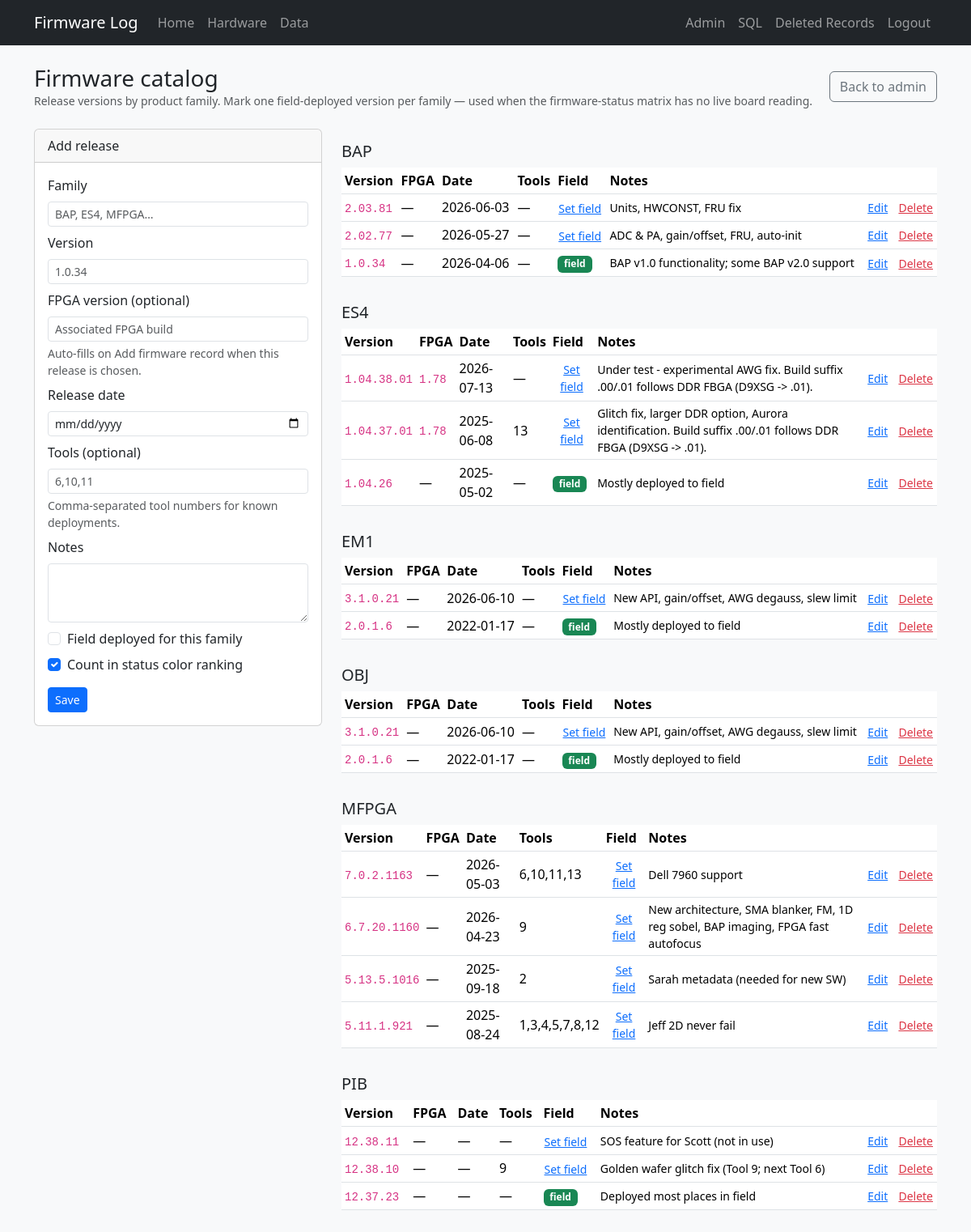
Page /admin/firmware-catalog (signed in) on the earlier database version.
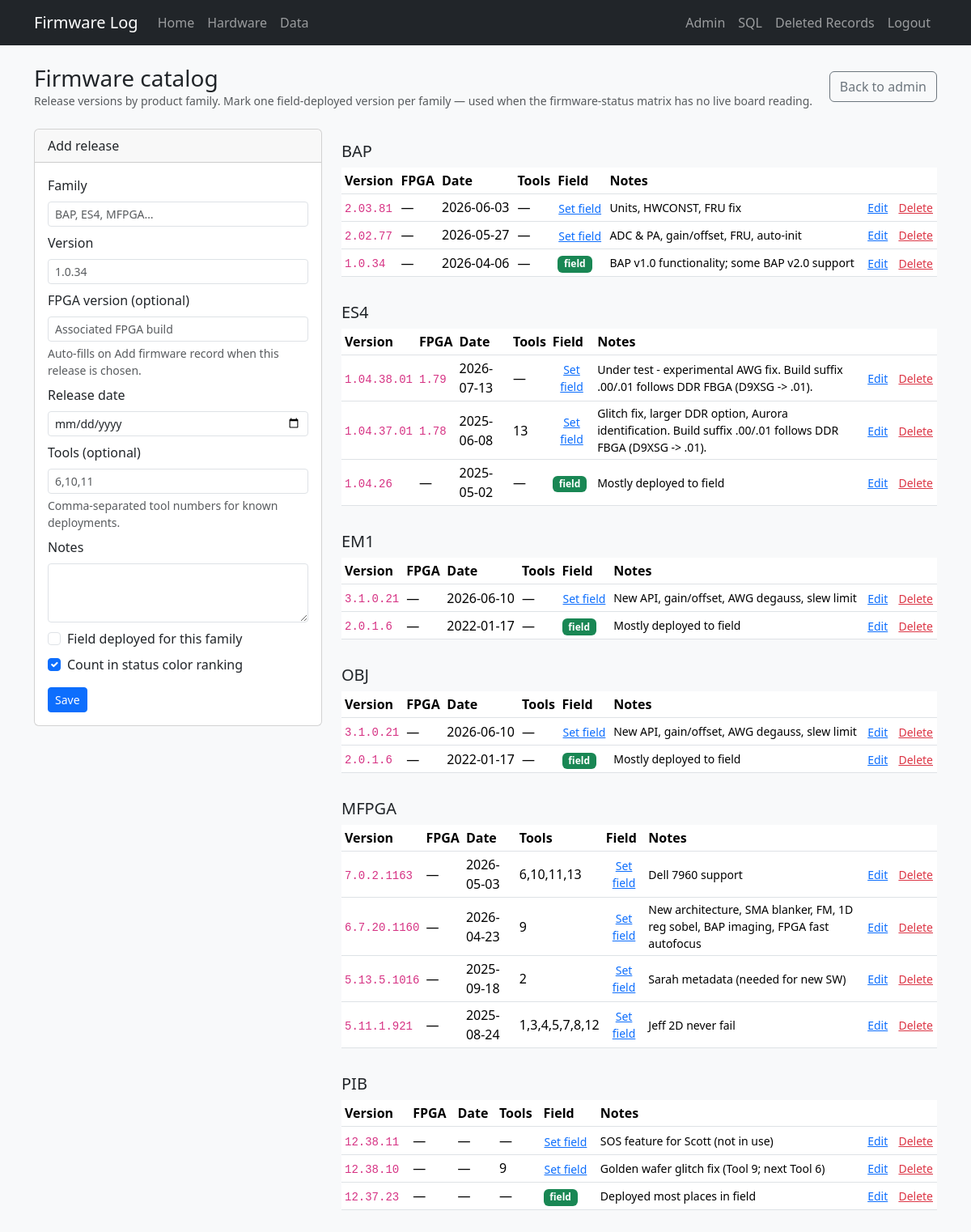
Same page on the later database version.
### tables this page shows
CREATE TABLE "firmware_catalog" (
            catalog_id        INTEGER PRIMARY KEY AUTOINCREMENT,
            family            TEXT NOT NULL,
            version           TEXT NOT NULL,
            release_date      TEXT,
            notes             TEXT,
            is_field_deployed INTEGER NOT NULL DEFAULT 0,
            tools             TEXT, in_status_ranking INTEGER NOT NULL DEFAULT 1, fpga TEXT,
            UNIQUE(family, version)
        );

### app.py (the view)
@app.route("/admin/firmware-catalog", methods=["GET"])
@login_required
def admin_firmware_catalog():
    from collections import OrderedDict
    edit_id = request.args.get("edit", type=int)
    entry = db.get_firmware_catalog_entry(edit_id) if edit_id else None
    catalog = db.list_firmware_catalog()
    catalog_by_family = OrderedDict()
    for family in db.list_firmware_families():
        catalog_by_family[family] = []
    for row in catalog:
        catalog_by_family.setdefault(row["family"], []).append(row)
    catalog_by_family = OrderedDict(
        (family, rows) for family, rows in catalog_by_family.items() if rows
    )
    families = db.list_firmware_families()
    return render_template(
        "admin/firmware_catalog.html",
        catalog=catalog,
        catalog_by_family=catalog_by_family.items(),
        entry=entry,
        families=families,
    )

### app.py (called while the page is built)
def login_required(view):
    @wraps(view)
    def wrapped(*args, **kwargs):
        if not session.get("admin"):
            flash("Admin login required.", "warning")
            return redirect(url_for("admin_login", next=request.url))
        return view(*args, **kwargs)
    return wrapped

### db.py (called while the page is built, shortened)
def dict_row(cursor, row):
    return {col[0]: row[i] for i, col in enumerate(cursor.description)}

@contextmanager
def get_db():
    conn = sqlite3.connect(DATABASE)
    conn.row_factory = dict_row
    try:
        yield conn
    finally:
        conn.close()

def fetch_all(query, params=()):
    with get_db() as conn:
        return conn.execute(query, params).fetchall()

def firmware_version_key(version):
    if version is None:
        return ()
    text = str(version).strip()
    if not text or text.lower() == "field deployed":
        return ()
    parts = []
    for segment in re.split(r"[.\s_\-]+", text):
        if not segment:
            continue
        if segment.isdigit():
            parts.append((0, int(segment), ""))
            continue
    return tuple(parts)

### templates/admin/firmware_catalog.html (shortened to what the changed rows need)
{% extends "base.html" %}
{% block content %}
<div class="d-flex flex-wrap justify-content-between align-items-center gap-2 mb-4">
  <div>
    <h1 class="h3 mb-0">Firmware catalog</h1>
  </div>
</div>
<div class="row g-4">
  <div class="col-lg-8">
    {% for family, rows in catalog_by_family %}
      <h2 class="h5 mt-3">{{ family }}</h2>
      <div class="table-responsive">
        <table class="table table-sm align-middle">
          <thead>
            <tr>
              <th>Version</th>
              <th>FPGA</th>
              <th>Date</th>
              <th>Tools</th>
              <th>Field</th>
              <th>Notes</th>
              <th></th>
            </tr>
          </thead>
          <tbody>
            {% for row in rows %}
            <tr>
              <td><code>{{ row.version }}</code></td>
              <td>{% if row.fpga %}<code>{{ row.fpga }}</code>{% else %}—{% endif %}</td>
              <td>{{ row.release_date or '—' }}</td>
              <td>{{ row.tools or '—' }}</td>
              <td>
                {% if row.is_field_deployed %}
                <span class="badge text-bg-success">field</span>
                {% else %}
                <form method="post" action="{{ url_for('admin_firmware_catalog_set_field', catalog_id=row.catalog_id) }}" class="d-inline">
                  <button type="submit" class="btn btn-link btn-sm p-0">Set field</button>
                </form>
                {% endif %}
              </td>
              <td class="small">{{ row.notes or '—' }}</td>
              <td class="text-end text-nowrap">
                <a class="small me-2" href="{{ url_for('admin_firmware_catalog', edit=row.catalog_id) }}">Edit</a>
                <form method="post" action="{{ url_for('admin_firmware_catalog_delete', catalog_id=row.catalog_id) }}" class="d-inline"
                      onsubmit="return confirm('Delete {{ row.family }} {{ row.version }}?')">
                  <button type="submit" class="btn btn-link btn-sm text-danger p-0 align-baseline">Delete</button>
                </form>
              </td>
            </tr>
            {% endfor %}
          </tbody>
        </table>
      </div>
    {% endfor %}
  </div>
</div>
{% endblock %}

Differences in the rows shown:
changed firmware_catalog (number 4 of 17 on the later page): fpga "1.78" → "1.79"
